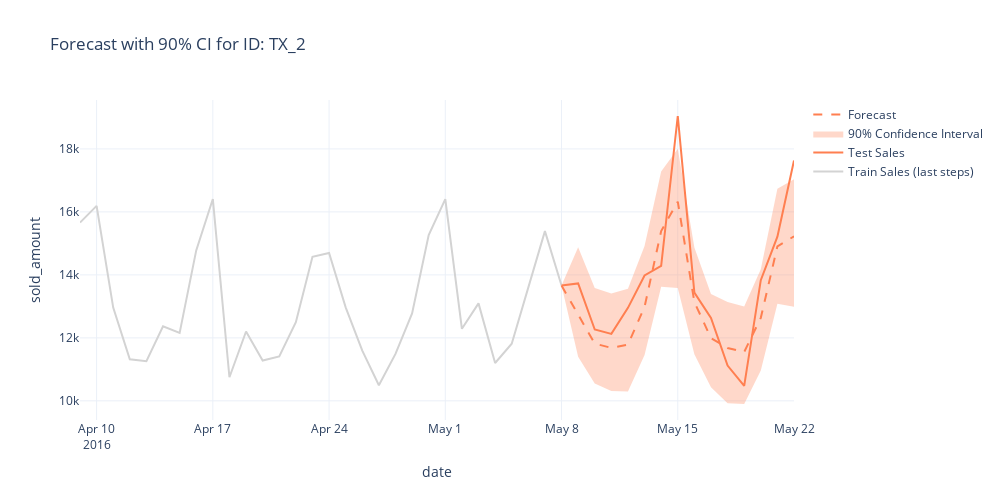
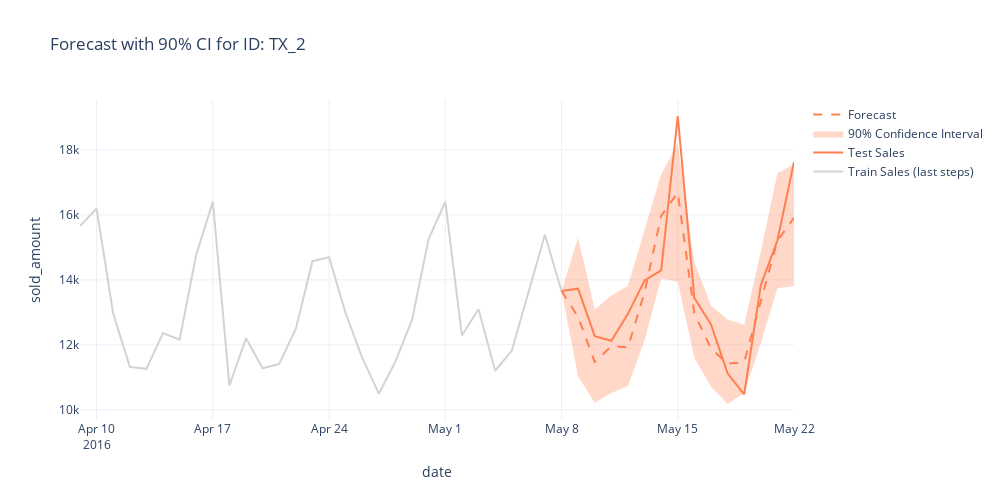

Write notebook code for charts like these, in order.
### Code cell
rnd_id = np.random.choice(scores_per_ts_df[id_col].unique())

for column in ['NHITS-median', 'NBEATS-median']:
    
    print(f"Model: {column}") 

    plot_forecast_with_ci(
        forecasts_enr_df, 
        column_id=id_col,
        column_date=time_col,
        column_target=target_col,
        column_forecast=column,
        model_name=column.split("-")[0],
        uid=rnd_id, 
        train_tail=30,
        ).show()
